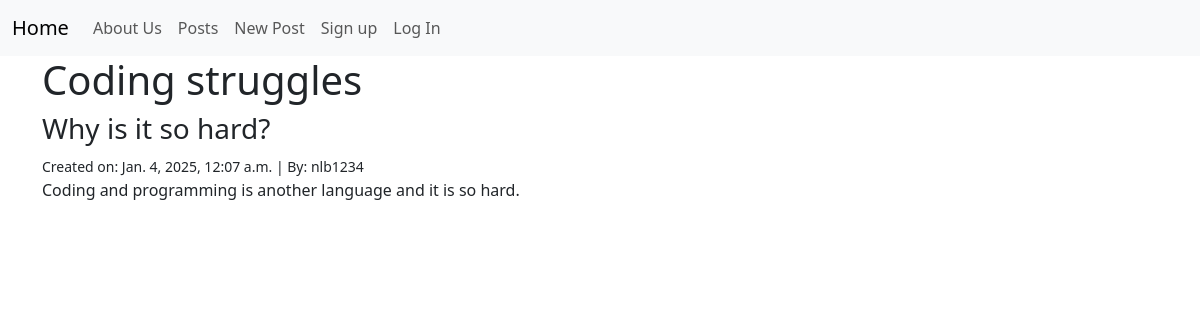
/posts/3/, run on the app's committed database.
### posts/models.py (models this page shows, shortened)
class Post(models.Model):
    title = models.CharField(max_length=128)
    subtitle = models.CharField(max_length=256)
    body = models.TextField()
    author = models.ForeignKey(
        get_user_model(),
        on_delete=models.CASCADE
    )
    status = models.ForeignKey(
        Status,
        on_delete=models.CASCADE
    )
    created_on = models.DateTimeField(auto_now_add=True)

### posts/views.py (the view)
# urls.py: path("<int:pk>/", views.PostDetailView.as_view(), name="detail"),
class PostDetailView(UserPassesTestMixin, DetailView):
    template_name = "posts/detail.html"
    model = Post
    def test_func(self):
        post = self.get_object()
        if post.status.name =="published":
            return True
        elif post.status.name == "archived" and self.request.user.is_authenticated:
            return True
        elif (post.status.name == "draft"
                and self.request.user.is_authenticated
                and self.request.user == post.author):
            return True
        else:
            return False

### templates/posts/detail.html (shortened to what this page needs)
{% extends 'base.html' %}
{% block content %}
<h1>{{ post.title }}</h1>
<h3>{{ post.subtitle }}</h3>
<small>Created on: {{ post.created_on }} | By: {{ post.author }}</small>
<p>{{ post.body }}</p>
{% endblock content %}

### data on the page
Post: title "Coding struggles", subtitle "Why is it so hard?", created_on "Jan. 4, 2025, 12:07 a.m.", author "nlb1234", body "Coding and programming is another language and it is so hard."
